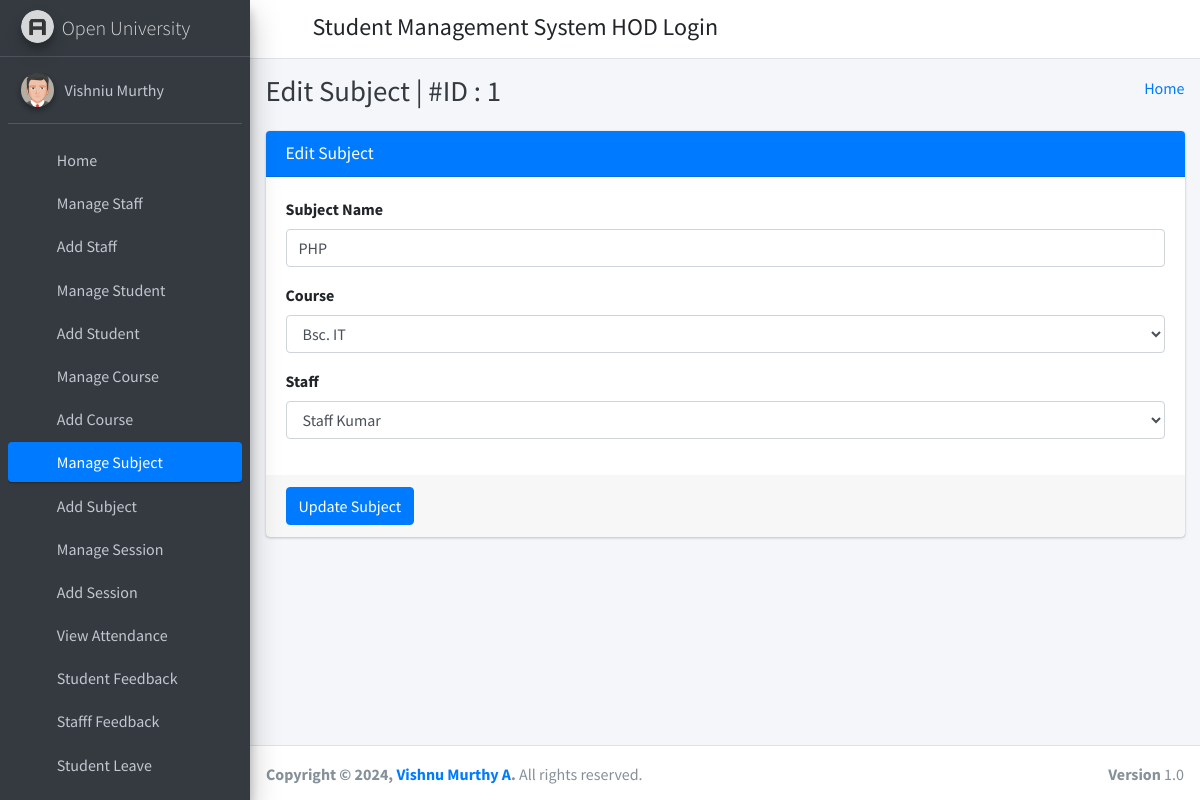
The page /edit_subject/1/ (signed in) on the database its author committed.
### student_management_app/models.py (models this page shows)
class CustomUser(AbstractUser):
    user_type_data = ((1, "HOD"), (2, "Staff"), (3, "Student"))
    user_type = models.CharField(default=1, choices=user_type_data, max_length=10)

class Subjects(models.Model):
    id =models.AutoField(primary_key=True)
    subject_name = models.CharField(max_length=255)
    course_id = models.ForeignKey(Courses, on_delete=models.CASCADE, default=1) #need to give defauult course
    staff_id = models.ForeignKey(CustomUser, on_delete=models.CASCADE)
    created_at = models.DateTimeField(auto_now_add=True)
    updated_at = models.DateTimeField(auto_now=True)
    objects = models.Manager()

class Courses(models.Model):
    id = models.AutoField(primary_key=True)
    course_name = models.CharField(max_length=255)
    created_at = models.DateTimeField(auto_now_add=True)
    updated_at = models.DateTimeField(auto_now=True)
    objects = models.Manager()

### student_management_app/HodViews.py (the view)
# urls.py: path('edit_subject/<subject_id>/', HodViews.edit_subject, name="edit_subject"),
def edit_subject(request, subject_id):
    subject = Subjects.objects.get(id=subject_id)
    courses = Courses.objects.all()
    staffs = CustomUser.objects.filter(user_type='2')
    context = {
        "subject": subject,
        "courses": courses,
        "staffs": staffs,
        "id": subject_id
    }
    return render(request, 'hod_template/edit_subject_template.html', context)

### student_management_app/LoginCheckMiddleWare.py (called while the page is built, shortened)
    def process_view(self, request, view_func, view_args, view_kwargs):
        modulename = view_func.__module__
        user = request.user
        if user.is_authenticated:
            if user.user_type == "1":
                if modulename == "student_management_app.HodViews":
                    pass
                elif modulename == "student_management_app.views" or modulename == "django.views.static":
                    pass
                else:
                    return redirect("admin_home")
            else:
                return redirect("login")
        else:
            if request.path == reverse("login") or request.path == reverse("doLogin"):
                pass
            else:
                return redirect("login")

### student_management_app/templates/hod_template/edit_subject_template.html (shortened to what this page needs)
{% extends 'hod_template/base_template.html' %}
{% block page_title %}
    Edit Subject | #ID : {{ subject.id }}
{% endblock page_title %}
{% block main_content %}
{% load static %}
<section class="content">
        <div class="container-fluid">
            <div class="row">
                <div class="col-md-12">
                    <div class="card card-primary">
                    <div class="card-header">
                        <h3 class="card-title">Edit Subject</h3>
                    </div>
                    <form role="form" method="POST" action="{% url 'edit_subject_save' %}">
                        <div class="card-body">
                            <div class="form-group">
                                <label>Subject Name </label>
                                <input type="text" class="form-control" name="subject" value="{{ subject.subject_name }}">
                            </div>
                            <div class="form-group">
                                <label>Course </label>
                                <select class="form-control" name="course">
                                    {% for course in courses %}
                                        <option value="{{ course.id }}" {% if course.id == subject.course_id.id %} selected {% endif %}>{{ course.course_name }}</option>
                                    {% endfor %}
                                </select>
                            </div>
                            <div class="form-group">
                                <label>Staff </label>
                                <select class="form-control" name="staff">
                                    {% for staff in staffs %}
                                        <option value="{{ staff.id }}" {% if staff.id == subject.staff_id.id %} selected {% endif %}>{{ staff.first_name }} {{ staff.last_name }}</option>
                                    {% endfor %}
                                </select>
                            </div>
                        </div>
                        <div class="card-footer">
                        <button type="submit" class="btn btn-primary">Update Subject</button>
                        </div>
                    </form>
                    </div>
                </div>
            </div>
        </div>
      </section>
  {% endblock main_content %}

### student_management_app/templates/hod_template/sidebar_template.html (shortened to what this page needs)
{% load static %}
<aside class="main-sidebar sidebar-dark-primary elevation-4">
      <a href="{% url 'admin_home' %}" class="brand-link">
        <img src="{% static 'dist/img/AdminLTELogo.png' %}" alt="AdminLTE Logo" class="brand-image img-circle elevation-3"
            style="opacity: .8">
        <span class="brand-text font-weight-light">Open University</span>
      </a>
      <div class="sidebar">
        <div class="user-panel mt-3 pb-3 mb-3 d-flex">
          <div class="image">
            <img src="{% static 'dist/img/user2-160x160.jpg' %}" class="img-circle elevation-2" alt="User Image">
          </div>
          <div class="info">
            <a href="{% url 'admin_profile' %}" class="d-block">{{ user.first_name }} {{ user.last_name }}</a>
          </div>
        </div>
        <nav class="mt-2">
          <ul class="nav nav-pills nav-sidebar flex-column" data-widget="treeview" role="menu" data-accordion="false">
            <li class="nav-item">
              {% url 'admin_home' as admin_home %}
              <a href="{{ admin_home }}" class="nav-link {% if request.path == admin_home %} active {% endif %}">
                <i class="nav-icon fas fa-tachometer-alt"></i>
                <p>
                  Home
                </p>
              </a>
            </li>
            <li class="nav-item">
              {% url 'manage_staff' as manage_staff %}
              {% url 'edit_staff' staff_id=id as edit_staff %}
              <a href="{{ manage_staff }}" class="nav-link {% if request.path == manage_staff %} active {% endif %} {% if request.path == edit_staff %} active {% endif %}">
                <i class="nav-icon fas fa-chalkboard-teacher"></i>
                <p>
                  Manage Staff
                </p>
              </a>
            </li>
            <li class="nav-item">
              {% url 'add_staff' as add_staff %}
              <a href="{{ add_staff }}" class="nav-link {% if request.path == add_staff %} active {% endif %}">
                <i class="nav-icon fas fa-th"></i>
                <p>
                  Add Staff
                </p>
              </a>
            </li>
            <li class="nav-item">
              {% url 'manage_student' as manage_student %}
              {% url 'edit_student' student_id=id as edit_student %}
              <a href="{{ manage_student }}" class="nav-link {% if request.path == manage_student %} active {% endif %} {% if request.path == edit_student %} active {% endif %}">
                <i class="nav-icon fas fa-user-graduate"></i>
                <p>
                  Manage Student
                </p>
              </a>
            </li>
            <li class="nav-item">
              {% url 'add_student' as add_student %}
              <a href="{{ add_student }}" class="nav-link {% if request.path == add_student %} active {% endif %}">
                <i class="nav-icon fas fa-th"></i>
                <p>
                  Add Student
                </p>
              </a>
            </li>
            <li class="nav-item">
              {% url 'manage_course' as manage_course %}
              {% url 'edit_course' course_id=id as edit_course %}
              <a href="{{ manage_course }}" class="nav-link {% if request.path == manage_course %} active {% endif %} {% if request.path == edit_course %} active {% endif %}">
                <i class="nav-icon fas fa-chalkboard"></i>
                <p>
                  Manage Course
                </p>
              </a>
            </li>
            <li class="nav-item">
            {% url 'add_course' as add_course %}
              <a href="{{ add_course }}" class="nav-link {% if request.path == add_course %} active {% endif %}">
                <i class="nav-icon fas fa-th"></i>
                <p>
                  Add Course
                </p>
              </a>
            </li>
            <li class="nav-item">
              {% url 'manage_subject' as manage_subject %}
              {% url 'edit_subject' subject_id=id as edit_subject %}
              <a href="{{ manage_subject }}" class="nav-link {% if request.path == manage_subject %} active {% endif %} {% if request.path == edit_subject %} active {% endif %}">
                <i class="nav-icon fas fa-book"></i>
                <p>
                  Manage Subject
                </p>
              </a>
            </li>
            <li class="nav-item">
              {% url 'add_subject' as add_subject %}
              <a href="{{ add_subject }}" class="nav-link {% if request.path == add_subject %} active {% endif %}">
                <i class="nav-icon fas fa-th"></i>
                <p>
                  Add Subject
                </p>
              </a>
            </li>
            <li class="nav-item">
              {% url 'manage_session' as manage_session %}
              {% url 'edit_session' session_id=id as edit_session %}
              <a href="{{ manage_session }}" class="nav-link {% if request.path == manage_session %} active {% endif %} {% if request.path == edit_session %} active {% endif %}">
                <i class="nav-icon fas fa-graduation-cap"></i>
                <p>
                  Manage Session
                </p>
              </a>
            </li>
            <li class="nav-item">
              {% url 'add_session' as add_session %}
              <a href="{{ add_session }}" class="nav-link {% if request.path == add_session %} active {% endif %}">
                <i class="nav-icon fas fa-th"></i>
                <p>
                  Add Session
                </p>
              </a>
            </li>
            <li class="nav-item">
              {% url 'admin_view_attendance' as admin_view_attendance %}
              <a href="{{ admin_view_attendance }}" class="nav-link {% if request.path == admin_view_attendance %} active {% endif %}">
                <i class="nav-icon fas fa-calendar-alt"></i>
                <p>
                  View Attendance
                </p>
              </a>
            </li>
            <li class="nav-item">
              {% url 'student_feedback_message' as student_feedback_message %}
              <a href="{{ student_feedback_message }}" class="nav-link {% if request.path == student_feedback_message %} active {% endif %}">
                <i class="nav-icon fas fa-th"></i>
                <p>
                  Student Feedback
                </p>
              </a>
            </li>
            <li class="nav-item">
              {% url 'staff_feedback_message' as staff_feedback_message %}
              <a href="{{ staff_feedback_message }}" class="nav-link {% if request.path == staff_feedback_message %} active {% endif %}">
                <i class="nav-icon fas fa-th"></i>
                <p>
                  Stafff Feedback
                </p>
              </a>
            </li>
            <li class="nav-item">
              {% url 'student_leave_view' as student_leave_view %}
              <a href="{{ student_leave_view }}" class="nav-link {% if request.path == student_leave_view %} active {% endif %}">
                <i class="nav-icon fas fa-th"></i>
                <p>
                  Student Leave
                </p>
              </a>
            </li>
            <li class="nav-item">
              {% url 'staff_leave_view' as staff_leave_view %}
              <a href="{{ staff_leave_view }}" class="nav-link {% if request.path == staff_leave_view %} active {% endif %}">
                <p>
                </p>
              </a>
            </li>
          </ul>
        </nav>
      </div>
    </aside>

### rows shown on the page
CustomUser: first_name "Vishniu", last_name "Murthy"
Subjects: id "1", subject "PHP", course "Bsc. IT", staff "Staff Kumar"
